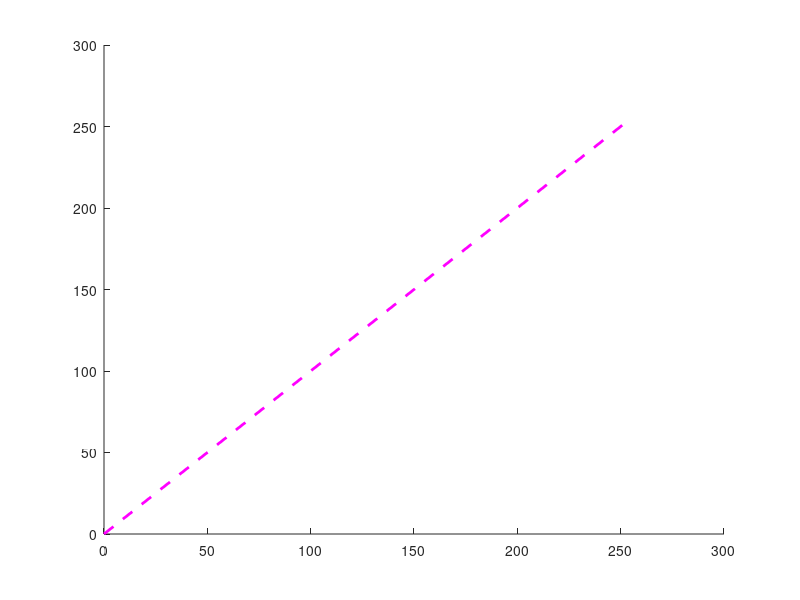

Reproduce this figure in MATLAB. (Note: this script raises an error after producing the figure.)
%% Lab 3
% This lab will teach you and give insight on projections, linear
% transformations.

%% Matrix multiplication
% Multiply these two matrices. 
% Remember (m_rows x n_cols)(n_rows x p_cols) = (m_rows x p_cols)
 
A = [1 4 3 2;
    3 2 8 1];

B = [1 8 1 0;
    6 9 2 3;
    4 2 0 1];

%A*B = []; % Will this work?

% What will make it work?

%% Projection practice

% define two vectors
aa = [10; 10];
bb = [20; 9];

%what is their dot product? Do NOT use dot()

%project aa onto the line defined by bb
%what is its length? what is its direction?

%% 2D --> 1D projection
% You are tasked with finding a new 'purple' for NYU! The current purple
% has [79, 135] (Math on board) 
load('test_purple.mat')
nyu_purple = [79, 135]'; %alternatively, [79;135]
unit_purple= []; %define the purple axis!

% how purple is NYU's purple?
mag_nyu = []; %magnitude of NYU vector's projection onto purple axis;
% how 

ortho_purple = []; % How do we find the orthogonal vector? 

x_purple = [97; 111]; 
mag_x = []; %how purple is this x_purple?

% Load test_purple.mat into Workspace
% This matrix contains a 2x10 matrix comprising ten (R,B) column vectors. 


%FORLOOP START


%FORLOOP END



%can we do this all in one shot and avoid loops? (hint: matrix multiply)


%% plot the purples
% Why are most of them 150 units of purple despite them being very
% different values?

figure
hold on
plot([0,255],[0,255],'--m','linewidth',2);
quiver(0,0,purple_nyu(1),purple_nyu(2),'k','linewidth',1); %black one is original nyu purple
for ii = 1:10
    
    if ii<10
        col = [0 0 1];
    else
        col = [1 0 0];
    end
    quiver(0,0,test_purple(1,ii),test_purple(2,ii),'color',col)
    
end
axis([0,150,0,150])
axis square
xlabel('Redness')
ylabel('Blueness')

%% 3D --> 2D projection

% data vectors
% [height (in) , weight (lbs), Shoe size (Eur)]
lyndon = [68, 140, 9.5];
person1 = [68, 140, 7]; 
person2 = [68, 140, 6]; 
person3 = [68, 140, 6.5]; 
person4 = [68, 140, 14]; 

% put them all into a matrix
people = [lyndon; person1; person2; person3; person4];

[n_people, n_variables] = size(people);

% quiver3(starts(:,1), starts(:,2), starts(:,3), ends(:,1), ends(:,2), ends(:,3))
close all
figure 
hold on
for pp = 1:n_people
    quiver3(0, 0, 0, people(pp,1), people(pp,2), people(pp,3))
%     plot3([0 people(pp,1)],[0 people(pp,2)],[0 people(pp,3)])
end
xlabel('Height (in)')
ylabel('Weight (lbs)')
zlabel('Shoe size')
view(3)
axis square
grid on
legend('Lyndon','person1','person2','person3','person4')

%% Matrix = linear transformation
% Back to purple space... 
% Recall how we used the 

purple_transform = unit_purple';

u = 1; %1x1
s = [1, 0]; %1x2
vt = [unit_purple, ortho_purple]'; % 2x2

disp('purple_transform is unit_purple transposed')
% purple_transform

disp('what is this chain of linear transformations?')
% u*s*vt
